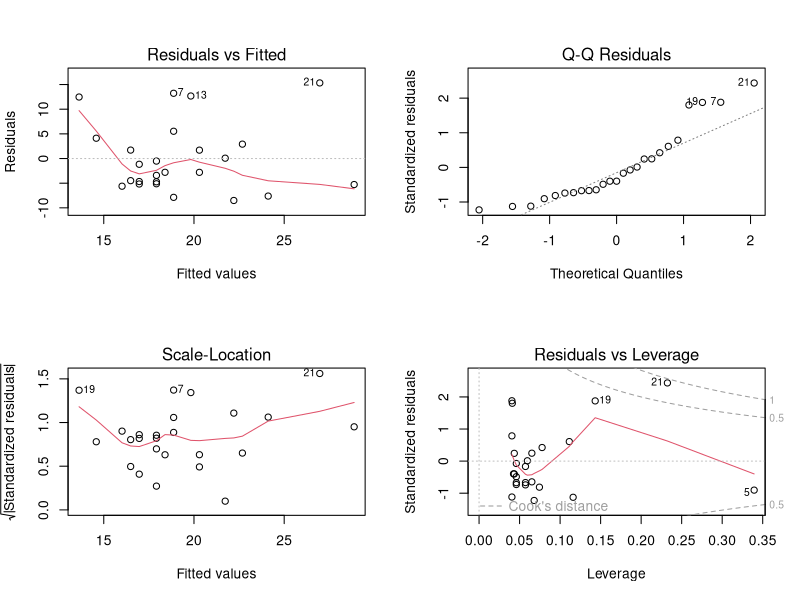
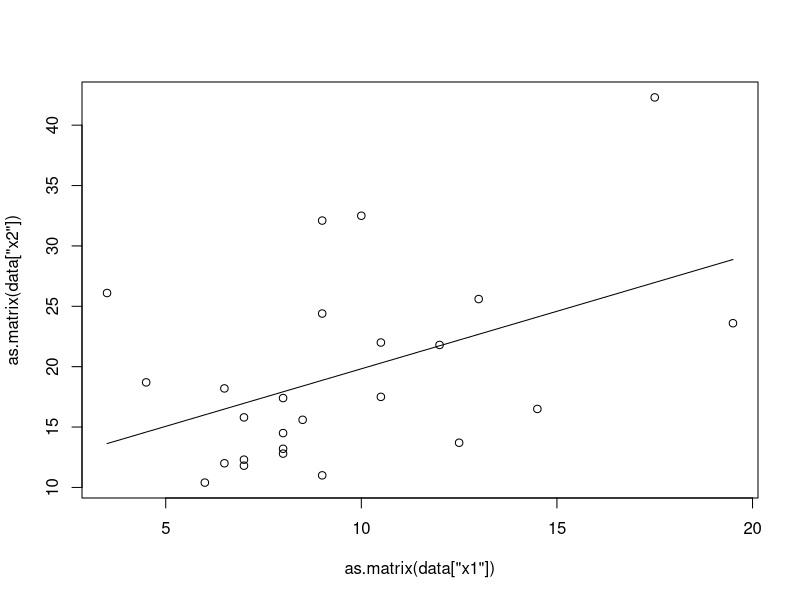

The R script that drew these images, in order:
# read
data = read.csv("snow.dat", header=T, sep="")

# plot the lm result
fit = lm(x2 ~ x1, data)
summary(fit)
png("q2_1.png")
par(mfrow = c(2, 2))
plot(fit)
dev.off()

# scatterplot and regression line
png("q2_2.png")
plot(as.matrix(data["x1"]), as.matrix(data["x2"]))
lines(as.matrix(data["x1"]), as.matrix(fit$fitted.values))
dev.off()
